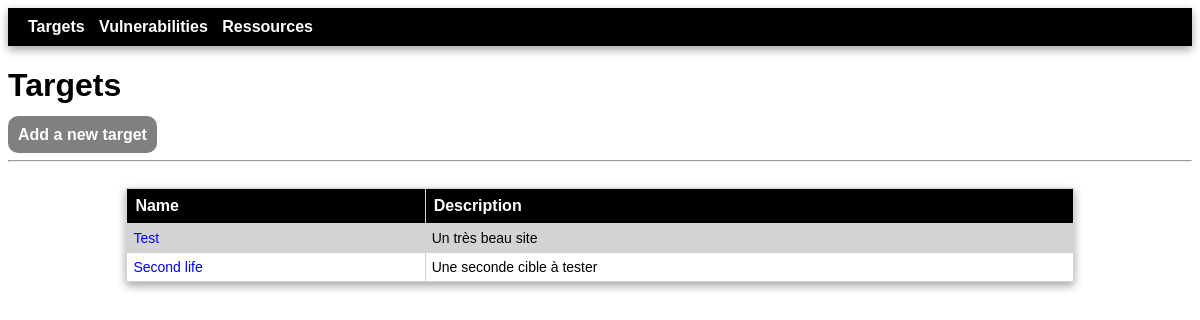
The page /targets/ on the database as committed earlier.
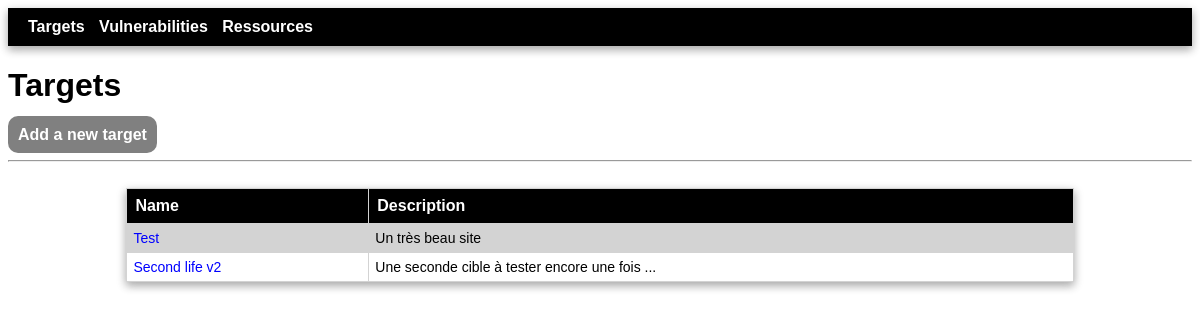
The same page on the database as committed later.
### tms/models.py (models this page shows, shortened)
class Target(models.Model):
    name = models.fields.CharField(max_length=100, null=True)
    url = models.fields.URLField(null=True)
    description = models.fields.CharField(max_length=500, null=True)
    ip = models.fields.CharField(max_length=15, null=True)
    hostname = models.fields.CharField(max_length=100, null=True)

### tms/views.py (the view)
# urls.py: path('targets/', views.targets, name='targets'),
def targets(request):
    targets = Target.objects.all()
    return render(request, 'tms/targets.html', {'targets' : targets})

### tms/templates/tms/targets.html
{% extends 'tms/base.html' %}
{% block content %}
        <h1>Targets</h1>
        <p>
            <span class="submenu"><a href="{% url 'targets-add' %}">Add a new target</a></span>
        </p>
        <hr><br>
        <table>
            <tr>
                <th>Name</th>
                <th>Description</th>
            </tr>
            {% for target in targets %}
                <tr>
                    <td><a href="{% url 'target-detail' target.id %}">{{target.name}}</a></td>
                    <td>{{target.description|truncatechars:200}}</td>
                </tr>
            {% endfor %}
        </table>
{% endblock %}

Rows that differ between the two databases and show on the page:
changed Target: name "Second life" → "Second life v2"; description "Une seconde cible à tester" → "Une seconde cible à tester encore une fois ..."
